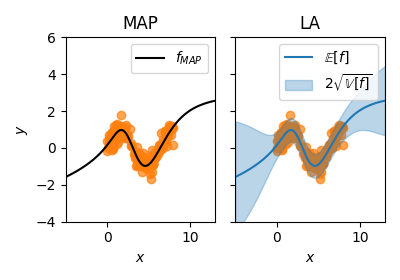

This figure's Python source:
import numpy as np
import matplotlib.pyplot as plt
import torch
from torch.utils.data import DataLoader, TensorDataset

from laplace import Laplace

n_epochs = 1000
batch_size = 150  # full batch
true_sigma_noise = 0.3
torch.manual_seed(711)

# create simple sinusoid data set
X_train = (torch.rand(150) * 8).unsqueeze(-1)
y_train = torch.sin(X_train) + torch.randn_like(X_train) * true_sigma_noise
train_loader = DataLoader(TensorDataset(X_train, y_train), batch_size=batch_size)
X_test = torch.linspace(-5, 13, 500).unsqueeze(-1)  # +-5 on top of the training X-range

# create and train MAP model
model = torch.nn.Sequential(torch.nn.Linear(1, 50),
                            torch.nn.Tanh(),
                            torch.nn.Linear(50, 1))

criterion = torch.nn.MSELoss()
optimizer = torch.optim.Adam(model.parameters(), weight_decay=5e-4, lr=1e-2)
for i in range(n_epochs):
    for X, y in train_loader:
        optimizer.zero_grad()
        loss = criterion(model(X), y)
        loss.backward()
        optimizer.step()

la = Laplace(model, 'regression', subset_of_weights='all', hessian_structure='full')
la.fit(train_loader)
log_prior, log_sigma = torch.ones(1, requires_grad=True), torch.ones(1, requires_grad=True)
hyper_optimizer = torch.optim.Adam([log_prior, log_sigma], lr=1e-1)
for i in range(n_epochs):
    hyper_optimizer.zero_grad()
    neg_marglik = - la.log_marginal_likelihood(log_prior.exp(), log_sigma.exp())
    neg_marglik.backward()
    hyper_optimizer.step()
print('sigma:', log_sigma.exp().item(), '; prior precision:', log_prior.exp().item())

x = X_test.flatten().cpu().numpy()
f_mu, f_var = la(X_test)
f_mu = f_mu.squeeze().detach().cpu().numpy()
f_sigma = f_var.squeeze().sqrt().cpu().numpy()
pred_std = np.sqrt(f_sigma**2 + la.sigma_noise.item()**2)

fig, (ax1, ax2) = plt.subplots(nrows=1, ncols=2, sharey=True,
                               figsize=(4.5, 2.8))
ax1.set_title('MAP')
ax1.scatter(X_train.flatten(), y_train.flatten(), alpha=0.7, color='tab:orange')
ax1.plot(x, f_mu, color='black', label='$f_{MAP}$')
ax1.legend()

ax2.set_title('LA')
ax2.scatter(X_train.flatten(), y_train.flatten(), alpha=0.7, color='tab:orange')
ax2.plot(x, f_mu, label='$\mathbb{E}[f]$')
ax2.fill_between(x, f_mu-pred_std*2, f_mu+pred_std*2, 
                 alpha=0.3, color='tab:blue', label='$2\sqrt{\mathbb{V}\,[f]}$')
ax2.legend()
ax1.set_ylim([-4, 6])
ax1.set_xlim([x.min(), x.max()])
ax2.set_xlim([x.min(), x.max()])
ax1.set_ylabel('$y$')
ax1.set_xlabel('$x$')
ax2.set_xlabel('$x$')
plt.tight_layout()
plt.savefig('docs/regression_example.png', dpi=300)
plt.show()
